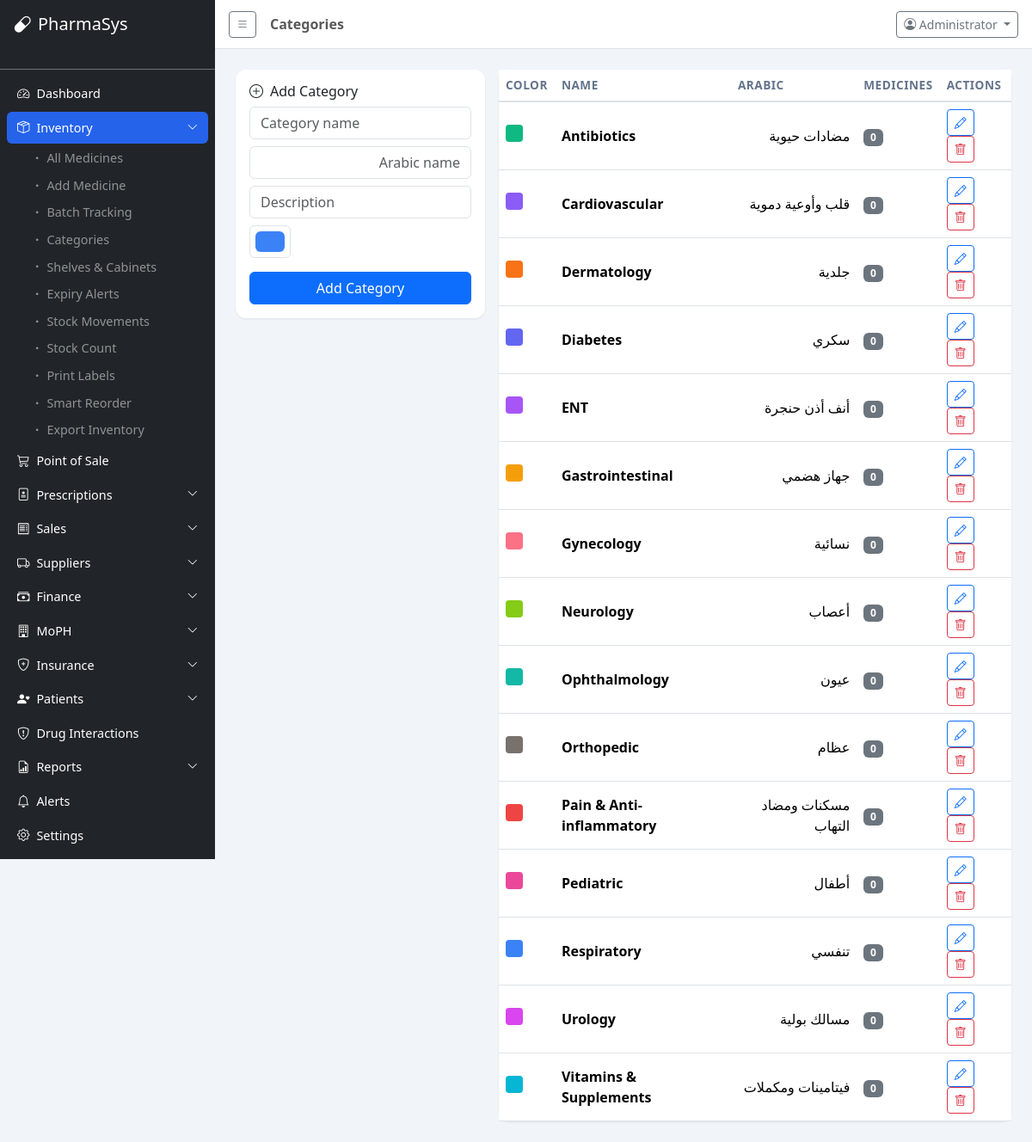
Page /modules/inventory/categories.php (signed in) on the committed database.
### tables this page shows
CREATE TABLE categories (
    id INT AUTO_INCREMENT PRIMARY KEY,
    name VARCHAR(100) NOT NULL,
    name_ar VARCHAR(100),
    description TEXT,
    color VARCHAR(7) DEFAULT '#3B82F6',
    created_at TIMESTAMP DEFAULT CURRENT_TIMESTAMP,
    updated_at TIMESTAMP DEFAULT CURRENT_TIMESTAMP ON UPDATE CURRENT_TIMESTAMP
);

### includes/functions.php (called while the page is built, shortened)
<?php
function sanitize($input) {
    return htmlspecialchars(trim($input), ENT_QUOTES, 'UTF-8');
}

### modules/inventory/categories.php (the view, shortened to what this page needs)
<?php
require_once __DIR__ . '/../../includes/header.php';
$db = getDB();
$categories = $db->query("SELECT c.*, COUNT(m.id) as medicine_count FROM categories c LEFT JOIN medicines m ON c.id = m.category_id AND m.is_active = 1 GROUP BY c.id ORDER BY c.name")->fetchAll();
?>
<div class="row g-3">
    <div class="col-lg-4">
        <div class="card p-3">
            <h6><i class="bi bi-plus-circle me-2"></i>Add Category</h6>
            <form method="POST">
                <div class="mb-2"><input type="text" class="form-control" name="name" placeholder="Category name" required></div>
                <div class="mb-2"><input type="text" class="form-control" name="name_ar" placeholder="Arabic name" dir="rtl"></div>
                <div class="mb-2"><input type="text" class="form-control" name="description" placeholder="Description"></div>
                <div class="mb-3"><input type="color" class="form-control form-control-color" name="color" value="#3B82F6"></div>
                <button type="submit" name="add" value="1" class="btn btn-primary w-100">Add Category</button>
            </form>
        </div>
    </div>
    <div class="col-lg-8">
        <div class="card">
            <div class="table-responsive">
                <table class="table table-hover align-middle mb-0">
                    <thead><tr><th>Color</th><th>Name</th><th>Arabic</th><th>Medicines</th><th>Actions</th></tr></thead>
                    <tbody>
                        <?php foreach ($categories as $cat): ?>
                        <tr>
                            <td><span style="display:inline-block;width:20px;height:20px;border-radius:4px;background:<?= $cat['color'] ?>"></span></td>
                            <td><strong><?= sanitize($cat['name']) ?></strong></td>
                            <td dir="rtl"><?= sanitize($cat['name_ar'] ?? '') ?></td>
                            <td><span class="badge bg-secondary"><?= $cat['medicine_count'] ?></span></td>
                            <td>
                                <button class="btn btn-sm btn-outline-primary" data-bs-toggle="modal" data-bs-target="#editCat<?= $cat['id'] ?>"><i class="bi bi-pencil"></i></button>
                                <?php if ($cat['medicine_count'] == 0): ?>
                                <a href="?delete=<?= $cat['id'] ?>" class="btn btn-sm btn-outline-danger" data-confirm="Delete this category?"><i class="bi bi-trash"></i></a>
                                <?php endif; ?>
                            </td>
                        </tr>
                        <?php endforeach; ?>
                    </tbody>
                </table>
            </div>
        </div>
    </div>
</div>
<?php require_once __DIR__ . '/../../includes/footer.php'; ?>

### assets/css/style.css (style rules this page uses)
:root { --sidebar-width: 250px; --primary: #2563EB; --primary-dark: #1D4ED8; --success: #059669; --warning: #D97706; --danger: #DC2626; --info: #0891B2; }
body { font-family: 'Segoe UI', system-ui, -apple-system, sans-serif; background: #F1F5F9; min-height: 100vh; }
.card { border: none; border-radius: 12px; box-shadow: 0 1px 3px rgba(0,0,0,0.08); transition: box-shadow 0.2s; }
.table th { font-weight: 600; font-size: 0.85rem; text-transform: uppercase; color: #64748B; letter-spacing: 0.5px; border-bottom-width: 2px; }

### rows in the picture
categories: name "Antibiotics", name_ar "مضادات حيوية", medicine_count "0"
categories: name "Cardiovascular", name_ar "قلب وأوعية دموية", medicine_count "0"
categories: name "Dermatology", name_ar "جلدية", medicine_count "0"
categories: name "Diabetes", name_ar "سكري", medicine_count "0"
categories: name "ENT", name_ar "أنف أذن حنجرة", medicine_count "0"
categories: name "Gastrointestinal", name_ar "جهاز هضمي", medicine_count "0"
categories: name "Gynecology", name_ar "نسائية", medicine_count "0"
categories: name "Neurology", name_ar "أعصاب", medicine_count "0"
categories: name "Ophthalmology", name_ar "عيون", medicine_count "0"
categories: name "Orthopedic", name_ar "عظام", medicine_count "0"
categories: name "Pain & Anti-inflammatory", name_ar "مسكنات ومضاد التهاب", medicine_count "0"
categories: name "Pediatric", name_ar "أطفال", medicine_count "0"
categories: name "Respiratory", name_ar "تنفسي", medicine_count "0"
categories: name "Urology", name_ar "مسالك بولية", medicine_count "0"
categories: name "Vitamins & Supplements", name_ar "فيتامينات ومكملات", medicine_count "0"

### other values in the picture
APP_NAME "PharmaSys"
$item['label'] "Dashboard"
$item['label'] "Inventory"
$child['label'] "All Medicines"
$child['label'] "Add Medicine"
$child['label'] "Batch Tracking"
$child['label'] "Categories"
$child['label'] "Shelves & Cabinets"
$child['label'] "Expiry Alerts"
$child['label'] "Stock Movements"
$child['label'] "Stock Count"
$child['label'] "Print Labels"
$child['label'] "Smart Reorder"
$child['label'] "Export Inventory"
$item['label'] "Point of Sale"
